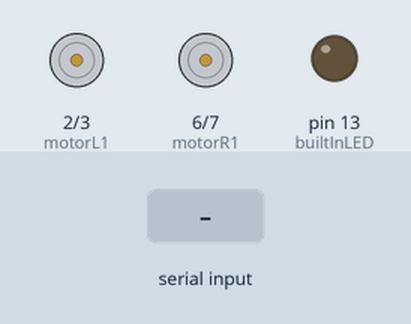
Recording of a sketch running on a simulated Arduino Uno, built with avr-gcc and run on an emulated ATmega328P. Shown: motor-driver pin pairs drawn as motors (green arrow = first pin HIGH = forward, orange = second pin HIGH = backward, longer = more drive), output pins drawn as LEDs (lit = HIGH). Inputs (shaded band) come from the test bench.

Above: at 1.2 s.
1.3 s: "w" received over Serial
At 1.9 s:
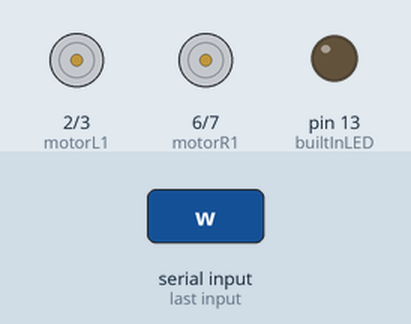
2.8 s: "s" received over Serial
At 4.0 s:
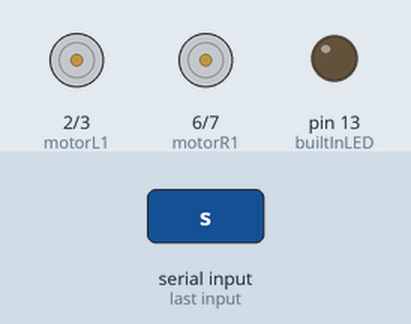
4.3 s: "a" received over Serial
At 5.4 s:
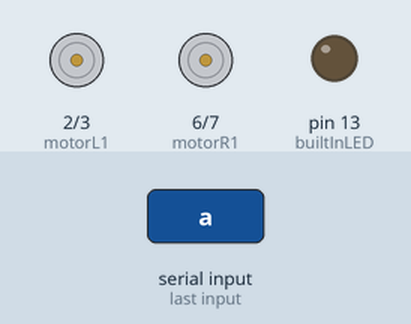
5.8 s: "d" received over Serial
At 6.6 s:
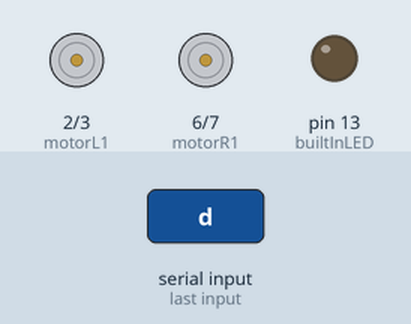
Timing chart, 0 to 8.3 s (numbered marks = the images above; inputs shaded):
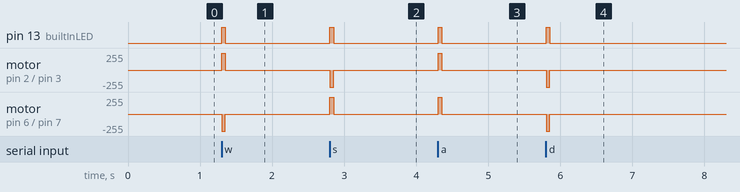

The sketch:

Motor_Control.ino
```cpp
int incomingByte;      // a variable to read incoming serial data into
auto builtInLED = LED_BUILTIN;

//Pin numbers for motors
int motorL1 = 2;
int motorL2 = 3;
int motorR1 = 6;
int motorR2 = 7;


void setup() {
  // initialize serial communication:
  Serial.begin(9600);

  // initialize the LED pin as an output:
  pinMode(builtInLED, OUTPUT);

  //Initializes motor pins as output
  pinMode(motorL1, OUTPUT);
  pinMode(motorL2, OUTPUT);
  pinMode(motorR1, OUTPUT);
  pinMode(motorR2, OUTPUT);
}

void loop() {
  // see if there's incoming serial data:
  if (Serial.available() > 0) {

    // read the oldest byte in the serial buffer:
    incomingByte = Serial.read();


    //FORWARDS
    if (incomingByte == 'w') {
      digitalWrite(builtInLED, HIGH);
      digitalWrite(motorL1, HIGH);
      digitalWrite(motorL2, LOW);
      digitalWrite(motorR1, LOW);
      digitalWrite(motorR2, HIGH);
    }

    //BACKWARDS
    else if (incomingByte == 's') {
      digitalWrite(builtInLED, HIGH);
      digitalWrite(motorL1, LOW);
      digitalWrite(motorL2, HIGH);
      digitalWrite(motorR1, HIGH);
      digitalWrite(motorR2, LOW);
    }

    //RIGHT
    else if (incomingByte == 'a') {
      digitalWrite(builtInLED, HIGH);
      digitalWrite(motorL1, HIGH);
      digitalWrite(motorL2, LOW);
      digitalWrite(motorR1, HIGH);
      digitalWrite(motorR2, LOW);
    }

    //LEFT
    else if (incomingByte == 'd') {
      digitalWrite(builtInLED, HIGH);
      digitalWrite(motorL1, LOW);
      digitalWrite(motorL2, HIGH);
      digitalWrite(motorR1, LOW);
      digitalWrite(motorR2, HIGH);
    }
  }
  else{
      digitalWrite(builtInLED, LOW);
      digitalWrite(motorL1, LOW);
      digitalWrite(motorL2, LOW);
      digitalWrite(motorR1, LOW);
      digitalWrite(motorR2, LOW);
    }
    //Delays the readtime for next command by 50ms
    delay(50);

}
```

Measured:
- after the input at 1.3 s, pin 13 (builtInLED): LOW → HIGH at once, → LOW 0.05 s later; motor on pin 2 (motorL1) / pin 3 (motorL2): stopped → forward 255/255 at once, → stopped 0.05 s later; motor on pin 6 (motorR1) / pin 7 (motorR2): stopped → backward 255/255 at once, → stopped 0.05 s later
- after the input at 2.8 s, pin 13 (builtInLED): LOW → HIGH at once, → LOW 0.05 s later; motor on pin 2 (motorL1) / pin 3 (motorL2): stopped → backward 255/255 at once, → stopped 0.05 s later; motor on pin 6 (motorR1) / pin 7 (motorR2): stopped → forward 255/255 at once, → stopped 0.05 s later
- after the input at 4.3 s, pin 13 (builtInLED): LOW → HIGH at once, → LOW 0.05 s later; motor on pin 2 (motorL1) / pin 3 (motorL2), motor on pin 6 (motorR1) / pin 7 (motorR2): stopped → forward 255/255 at once, → stopped 0.05 s later
- after the input at 5.8 s, pin 13 (builtInLED): LOW → HIGH at once, → LOW 0.05 s later; motor on pin 2 (motorL1) / pin 3 (motorL2), motor on pin 6 (motorR1) / pin 7 (motorR2): stopped → backward 255/255 at once, → stopped 0.05 s later
